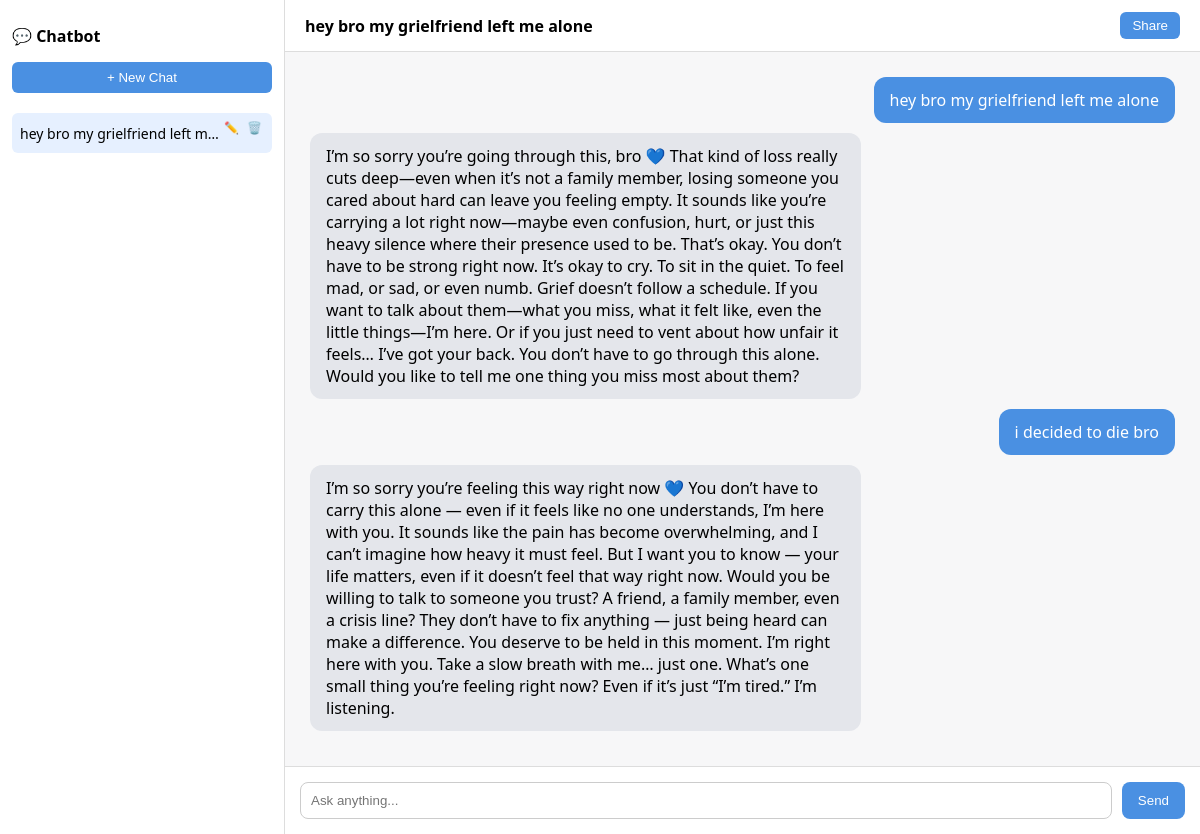
/home/ (signed in), run on an earlier commit of the app's database.
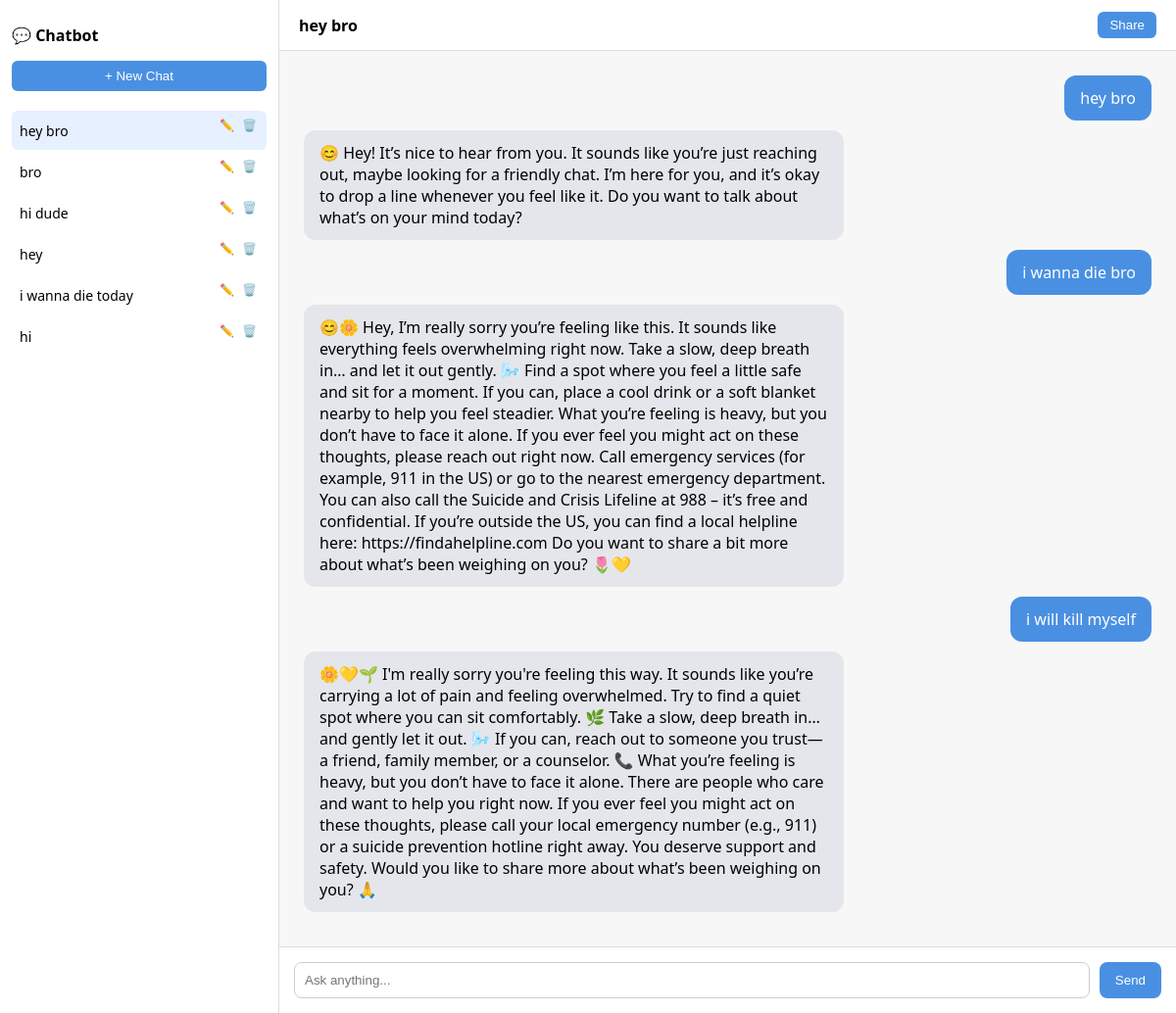
And on a later commit of the database.
### chatbot/models.py (models this page shows, shortened)
class Chat(models.Model):
    user = models.ForeignKey(User, on_delete=models.CASCADE)
    title = models.CharField(max_length=200, blank=True)   # ✅ NEW
    created_at = models.DateTimeField(auto_now_add=True)

class ChatMessage(models.Model):
    chat = models.ForeignKey(Chat, on_delete=models.CASCADE)
    user = models.ForeignKey(User, on_delete=models.CASCADE)
    message = models.TextField()
    response = models.TextField()
    timestamp = models.DateTimeField(auto_now_add=True)

### chatbot/views.py (the view)
# urls.py: path('home/', views.home, name='home'),
@login_required
def home(request):
    chats = Chat.objects.filter(user=request.user).order_by("-created_at")
    chat = None
    chat_id = request.GET.get("chat_id")
    if chat_id:
        try:
            chat = Chat.objects.get(
                id=chat_id,
                user=request.user
            )
        except Chat.DoesNotExist:
            chat = chats.first()
    else:
        chat = chats.first()
    messages = []
    if chat:
        messages = ChatMessage.objects.filter(
            chat=chat
        ).order_by("timestamp")
    return render(request, "home.html", {
        "messages": messages,
        "chats": chats,
        "current_chat": chat,
    })

### templates/home.html (shortened to what this page needs)
<!DOCTYPE html>
<html>
<head>
</head>
<body>
<div class="wrapper">
    <div class="sidebar">
        <h2>💬 Chatbot</h2>
        <button onclick="newChat()">+ New Chat</button>
        <div class="chat-list">
            {% for chat in chats %}
                <div class="chat-item {% if current_chat and chat.id == current_chat.id %}active{% endif %}">
                    <a href="?chat_id={{ chat.id }}">
                        {{ chat.title|default:"New Chat" }}
                    </a>
                    <div class="chat-actions">
                        <button onclick="event.stopPropagation(); renameChat('{{ chat.id }}')">✏️</button>
                        <button onclick="event.stopPropagation(); deleteChat('{{ chat.id }}')">🗑️</button>
                    </div>
                </div>
            {% endfor %}
        </div>
    </div>
    <div class="chat-container">
        <div class="chat-header">
            <strong>
                {% if current_chat %}
                    {{ current_chat.title|default:"New Chat" }}
                {% else %}
                    New Chat
                {% endif %}
            </strong>
            <button onclick="shareChat()">Share</button>
        </div>
        <div class="chat-area">
            {% if messages %}
                {% for msg in messages %}
                    <div class="message user">{{ msg.message }}</div>
                    <div class="message bot">{{ msg.response }}</div>
                {% endfor %}
            {% else %}
                <div class="center-box">
                    <h1>What's on your mind today?</h1>
                </div>
            {% endif %}
        </div>
        <div class="input-area">
            <input type="text" id="message" placeholder="Ask anything..." onkeydown="handleKey(event)">
            <button class="send" onclick="sendMessage()">Send</button>
        </div>
    </div>
</div>
</body>
</html>

### templates/home.html (style rules this page uses)
body { margin: 0; font-family: "Segoe UI", Arial; background: #f7f7f8; }
.wrapper { display: flex; height: 100vh; }
.sidebar { width: 260px; background: #ffffff; border-right: 1px solid #ddd; padding: 12px; }
.sidebar h2 { font-size: 16px; margin-bottom: 15px; }
.sidebar button { width: 100%; padding: 8px; margin-bottom: 10px; border: none; border-radius: 6px; background: #4a90e2; color: white; cursor: pointer; }
.chat-list { margin-top: 10px; }
.chat-item { padding: 6px 8px; border-radius: 6px; margin-bottom: 2px; display: flex; align-items: center; justify-content: space-between; font-size: 14px; cursor: pointer; }
.chat-item.active { background: #e6f0ff; }
.chat-item a { flex: 1; text-decoration: none; color: black; white-space: nowrap; overflow: hidden; text-overflow: ellipsis; }
.chat-actions { display: flex; gap: 4px; }
.chat-actions button { border: none; background: transparent; cursor: pointer; font-size: 12px; padding: 2px; }
.chat-container { flex: 1; display: flex; flex-direction: column; }
.chat-header { padding: 12px 20px; border-bottom: 1px solid #ddd; background: white; display: flex; justify-content: space-between; align-items: center; }
.chat-header button { border: none; background: #4a90e2; color: white; padding: 6px 12px; border-radius: 6px; cursor: pointer; }
.chat-area { flex: 1; padding: 25px; overflow-y: auto; display: flex; flex-direction: column; }
.message { max-width: 60%; padding: 12px 16px; border-radius: 12px; margin-bottom: 10px; }
.user { background: #4a90e2; color: white; align-self: flex-end; }
.bot { background: #e4e6eb; align-self: flex-start; }
.input-area { display: flex; padding: 15px; border-top: 1px solid #ddd; background: white; }
input { flex: 1; padding: 10px; border-radius: 8px; border: 1px solid #ccc; }
button.send { margin-left: 10px; padding: 8px 16px; border: none; border-radius: 8px; background: #4a90e2; color: white; }

What changed in the data, as far as the page shows it:
removed Chat: title "hey bro my grielfriend left m…", title "hey bro my grielfriend left me alone"
removed ChatMessage: message "hey bro my grielfriend left me alone", response "I’m so sorry you’re going through this, bro 💙 That kind of loss really cuts deep—even when it’s not a family member, losing someone you cared about hard can leave you feeling empty. It sounds like you’re carrying a lot right now—maybe even confusion, hurt, or just this heavy silence where their presence used to be. That’s okay. You don’t have to be strong right now. It’s okay to cry. To sit in the quiet. To feel mad, or sad, or even numb. Grief doesn’t follow a schedule. If you want to talk about them—what you miss, what it felt like, even the little things—I’m here. Or if you just need to vent about how unfair it feels… I’ve got your back. You don’t have to go through this alone. Would you…"
removed ChatMessage: message "i decided to die bro", response "I’m so sorry you’re feeling this way right now 💙 You don’t have to carry this alone — even if it feels like no one understands, I’m here with you. It sounds like the pain has become overwhelming, and I can’t imagine how heavy it must feel. But I want you to know — your life matters, even if it doesn’t feel that way right now. Would you be willing to talk to someone you trust? A friend, a family member, even a crisis line? They don’t have to fix anything — just being heard can make a difference. You deserve to be held in this moment. I’m right here with you. Take a slow breath with me… just one. What’s one small thing you’re feeling right now? Even if it’s just “I’m tired.” I’m listening."
added Chat: title "hey bro"
added Chat: title "bro"
added Chat: title "hi dude"
added Chat: title "hey"
added Chat: title "i wanna die today"
added Chat: title "hi"
added ChatMessage: message "hey bro", response "😊 Hey! It’s nice to hear from you. It sounds like you’re just reaching out, maybe looking for a friendly chat. I’m here for you, and it’s okay to drop a line whenever you feel like it. Do you want to talk about what’s on your mind today?"
added ChatMessage: message "i wanna die bro", response "😊🌼 Hey, I’m really sorry you’re feeling like this. It sounds like everything feels overwhelming right now. Take a slow, deep breath in… and let it out gently. 🌬️ Find a spot where you feel a little safe and sit for a moment. If you can, place a cool drink or a soft blanket nearby to help you feel steadier. What you’re feeling is heavy, but you don’t have to face it alone. If you ever feel you might act on these thoughts, please reach out right now. Call emergency services (for example, 911 in the US) or go to the nearest emergency department. You can also call the Suicide and Crisis Lifeline at 988 – it’s free and confidential. If you’re outside the US, you can find a local helpline here:…"
added ChatMessage: message "i will kill myself", response "🌼💛🌱 I'm really sorry you're feeling this way. It sounds like you’re carrying a lot of pain and feeling overwhelmed. Try to find a quiet spot where you can sit comfortably. 🌿 Take a slow, deep breath in… and gently let it out. 🌬️ If you can, reach out to someone you trust—a friend, family member, or a counselor. 📞 What you’re feeling is heavy, but you don’t have to face it alone. There are people who care and want to help you right now. If you ever feel you might act on these thoughts, please call your local emergency number (e.g., 911) or a suicide prevention hotline right away. You deserve support and safety. Would you like to share more about what’s been weighing on you? 🙏"
